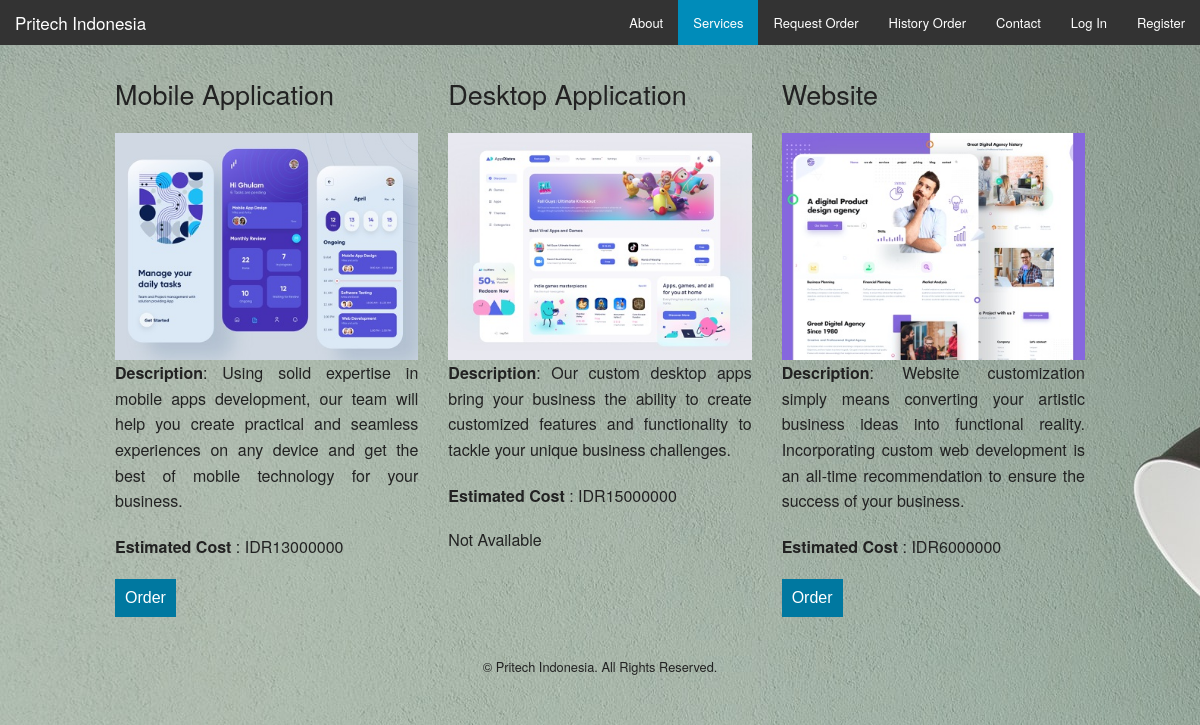
/products.php, run on the app's committed database.
### tables this page shows
CREATE TABLE `products` (
  `id` int(11) NOT NULL,
  `product_code` varchar(60) NOT NULL,
  `product_name` varchar(60) NOT NULL,
  `product_desc` longtext NOT NULL,
  `product_img_name` varchar(60) NOT NULL,
  `qty` int(5) NOT NULL,
  `price` decimal(10,0) NOT NULL
);

### config.php (called while the page is built, shortened)
<?php
$currency = 'IDR';
?>

### products.php (the view, shortened to what this page needs)
<?php
include 'config.php';
?>
<!doctype html>
<html class="no-js" lang="en">
  <head>
    <link rel="stylesheet" href="css/foundation.css" />
  </head>
  <body>
    <nav class="top-bar" data-topbar role="navigation">
      <ul class="title-area">
        <li class="name">
          <h1><a href="index.php">Pritech Indonesia</a></h1>
        </li>
      </ul>
      <section class="top-bar-section">
        <ul class="right">
          <li><a href="about.php">About</a></li>
          <li class="active"><a href="products.php">Services</a></li>
          <li><a href="cart.php">Request Order</a></li>
          <li><a href="orders.php">History Order</a></li>
          <li><a href="contact.php">Contact</a></li>
          <?php
          if(isset($_SESSION['username'])){
            echo '<li><a href="account.php">My Account</a></li>';
            echo '<li><a href="logout.php">Log Out</a></li>';
          }
          else{
            echo '<li><a href="login.php">Log In</a></li>';
            echo '<li><a href="register.php">Register</a></li>';
          }
          ?>
        </ul>
      </section>
    </nav>
    <div class="row" style="margin-top:10px;">
      <div class="small-12">
        <?php
          $result = $mysqli->query('SELECT * FROM products');
          if($result){
            while($obj = $result->fetch_object()) {
              echo '<div class="large-4 columns">';
              echo '<p><h3>'.$obj->product_name.'</h3></p>';
              echo '<img src="images/products/'.$obj->product_img_name.'"/>';
              echo '<p align="justify"><strong>Description</strong>: '.$obj->product_desc.'</p>';
              echo '<p><strong>Estimated Cost </strong>: '.$currency.$obj->price.'</p>';
              if($obj->qty > 0){
                echo '<p><a href="update-cart.php?action=add&id='.$obj->id.'"><input type="submit" value="Order" style="clear:both; background: #0078A0; border: none; color: #fff; font-size: 1em; padding: 10px;" /></a></p>';
              }
              else {
                echo 'Not Available';
              }
              echo '</div>';
            }
          }
          echo '</div>';
          echo '</div>';
          ?>
        <div class="row" style="margin-top:10px;">
          <div class="small-12">
        <footer style="margin-top:10px;">
           <p style="text-align:center; font-size:0.8em;clear:both;">&copy; Pritech Indonesia. All Rights Reserved.</p>
        </footer>
      </div>
    </div>
  </body>
</html>

### products.php (style rules this page uses)
body { background-image : url("images/services.jpg") }

### data on the page
products: product_name "Mobile Application", product_img_name (picture), product_desc "Using solid expertise in mobile apps development, our team will help you create practical and seamless experiences on any device and get the best of mobile technology for your business.", price "13000000"
products: product_name "Desktop Application", product_img_name (picture), product_desc "Our custom desktop apps bring your business the ability to create customized features and functionality to tackle your unique business challenges.", price "15000000", qty "Not Available"
products: product_name "Website", product_img_name (picture), product_desc "Website customization simply means converting your artistic business ideas into functional reality. Incorporating custom web development is an all-time recommendation to ensure the success of your business.", price "6000000"
